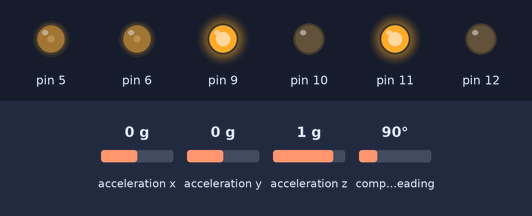
Simulated run of this sketch. Board: Arduino Uno, built with avr-gcc and run on an emulated ATmega328P. Parts: output pins drawn as LEDs (lit = HIGH). The inputs (shaded band) are chosen by the test bench; at power-on: acceleration y 0 g, acceleration z 1 g, acceleration x 0 g, compass heading 90°.

Above: at 2.2 s.
2.3 s: acceleration y set to -0.8 g
At 3.2 s:
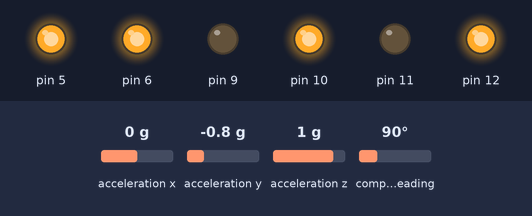
3.8 s: acceleration z set to 0.8 g
5.3 s: acceleration z set to 0.5 g
At 6.5 s:
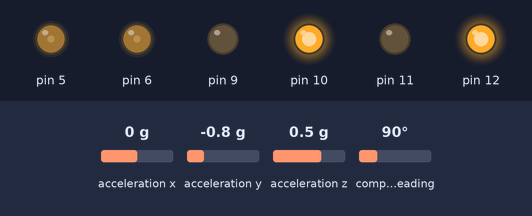
6.8 s: acceleration y set to -0.7 g
8.3 s: acceleration y set to -0.4 g
At 8.9 s:
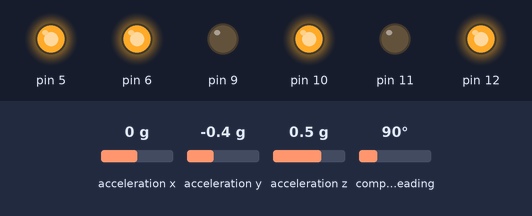
9.8 s: acceleration z set to 1.4 g
At 10.1 s:
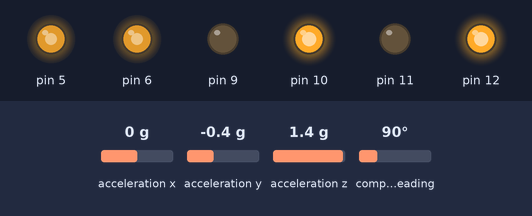
Timing chart, 0 to 12.3 s (numbered marks = the images above; inputs shaded):
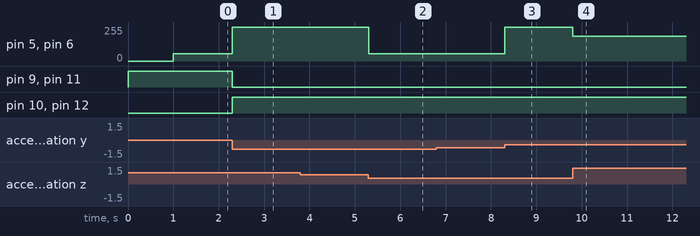

Measured:
- the behaviour switches between 0.7 and 0.6 g on acceleration z (found by bisection; images 1 and 2)
- the behaviour switches between -0.6 and -0.5 g on acceleration y (found by bisection; images 2 and 3)
- after the input at 2.3 s, pin 5, pin 6: 55/255 → 255/255 at once; pin 9, pin 11: HIGH → LOW at once; pin 10, pin 12: LOW → HIGH at once
- after the input at 3.8 s, every drawn part: stays the same
- after the input at 5.3 s, pin 5, pin 6: 255/255 → 55/255 at once
- after the input at 6.8 s, every drawn part: stays the same
- after the input at 8.3 s, pin 5, pin 6: 55/255 → 255/255 at once
- after the input at 9.8 s, pin 5, pin 6: 255/255 → 187/255 at once

The sketch:

app.ino
```cpp
#include "motor.h"
#include "pid_controller.h"
#include <Wire.h>
#include <Adafruit_Sensor.h>
#include <Adafruit_BNO055.h>
#include <utility/imumaths.h>

#define ENA 5
#define ENB 6
#define IN1 12
#define IN2 11
#define IN3 10
#define IN4 9
#define POT_IN 5

Motor *left, *right;
PidController *pid;
Adafruit_BNO055 bno = Adafruit_BNO055(55);

void setup(void)
{
    Serial.begin(9600);
    left = new Motor(ENA, IN1, IN2);
    right = new Motor(ENB, IN3, IN4);
    pid = new PidController(0.04, 0, 0);
    pid->SetTargetValue(0);

    if (!bno.begin())
    {
        /* There was a problem detecting the BNO055 ... check your connections */
        Serial.print("Ooops, no BNO055 detected ... Check your wiring or I2C ADDR!");
        while (1)
            ;
    }

    delay(1000);

    bno.setExtCrystalUse(true);
}

void loop(void)
{
    sensors_event_t event;
    bno.getEvent(&event);

    pid->Update(event.orientation.z);

    double output = pid->GetOutput();

    // Serial.print("Output: ");
    // Serial.println(output);

    left->SetPower(output);
    right->SetPower(output);
}
```

motor.cpp
```cpp
#include "motor.h"

Motor::Motor(int pwm, int in_one, int in_two)
{
    this->pwm_ = pwm;
    this->in_one_ = in_one;
    this->in_two_ = in_two;

    pinMode(this->pwm_, OUTPUT);
    pinMode(this->in_one_, OUTPUT);
    pinMode(this->in_two_, OUTPUT);

    this->direction_ = MotorDirection::Forward;
    this->current_direction_ = MotorDirection::Forward;
    digitalWrite(this->in_one_, LOW);
    digitalWrite(this->in_two_, HIGH);

    analogWrite(this->pwm_, 0);
}

void Motor::SetDirection(MotorDirection direction)
{
    this->direction_ = direction;
    if (this->current_direction_ == direction)
    {
        return;
    }

    switch (direction)
    {
    case MotorDirection::Reverse:
        digitalWrite(this->in_one_, HIGH);
        digitalWrite(this->in_two_, LOW);
        break;
    case MotorDirection::Forward:
    default:
        digitalWrite(this->in_one_, LOW);
        digitalWrite(this->in_two_, HIGH);
    }

    this->current_direction_ = direction;
}

void Motor::SetPower(double power)
{
    if (power > 0 && this->direction_ != this->current_direction_)
    {
        this->SetDirection(this->direction_);
    }
    else if (power < 0)
    {
        power = -power;

        if (this->direction_ == MotorDirection::Forward && this->current_direction_ == MotorDirection::Forward)
        {
            digitalWrite(this->in_one_, HIGH);
            digitalWrite(this->in_two_, LOW);
            this->current_direction_ = MotorDirection::Reverse;
        }
        else if (this->direction_ == MotorDirection::Reverse && this->current_direction_ == MotorDirection::Reverse)
        {
            digitalWrite(this->in_one_, LOW);
            digitalWrite(this->in_two_, HIGH);
            this->current_direction_ == MotorDirection::Forward;
        }
    }

    power = constrain(power, 0, 1);
    int val = (power * (255 - MOTOR_MIN_SPEED)) + MOTOR_MIN_SPEED;
    if (power == 0)
    {
        val = MOTOR_MIN_SPEED - 15;
    }

    analogWrite(this->pwm_, val);
}
```

motor.h
```cpp
#ifndef MOTOR_H
#define MOTOR_H

#include <Arduino.h>

#define MOTOR_MIN_SPEED 70

class Motor
{
public:
    enum class MotorDirection
    {
        Forward,
        Reverse
    };

    Motor(int pwm, int in_one, int in_two);
    void SetPower(double power);
    void SetDirection(MotorDirection direction);

private:
    int pwm_, in_one_, in_two_;
    MotorDirection current_direction_, direction_;
};

#endif /* MOTOR_H */
```

pid_controller.cpp
```cpp
#include "pid_controller.h"

void PidController::SetTargetValue(double value)
{
    this->target_value_ = value;
}

double PidController::GetOutput()
{
    return this->output_;
}

void PidController::Update(double value)
{
    double error = this->target_value_ - value;

    unsigned long time = millis();
    unsigned long delta_time = time - this->last_update_time_;

    double integral = this->last_integral_ + (error * this->ki_);
    if (integral > 0.5)
    {
        integral = 0.5;
    }
    else if (integral < -0.5)
    {
        integral = -0.5;
    }

    double derivative = (error - this->last_error_) / delta_time;

    // Serial.println(this->kp_ * error, 8);
    // Serial.println(integral, 8);
    // Serial.println(this->kd_ * derivative, 8);

    this->output_ = (this->kp_ * error) + integral + (this->kd_ * derivative);

    this->last_integral_ = integral;
    this->last_error_ = error;
    this->last_update_time_ = time;

    if (error > 50 || error < -50)
    {
        this->output_ = 0;
    }
}
```

pid_controller.h
```cpp
#ifndef PID_CONTROLLER_H
#define PID_CONTROLLER_H

#include <Arduino.h>

class PidController
{
public:
    PidController(double kp, double ki, double kd) : kp_(kp), ki_(ki), kd_(kd), last_error_(0), target_value_(0), output_(0), last_integral_(0), last_update_time_(millis()) {}
    void SetTargetValue(double value);
    void Update(double value);
    double GetOutput();

private:
    double kp_, ki_, kd_, last_error_, target_value_, output_, last_integral_;
    unsigned long last_update_time_;
};

#endif /* PID_CONTROLLER_H */
```
